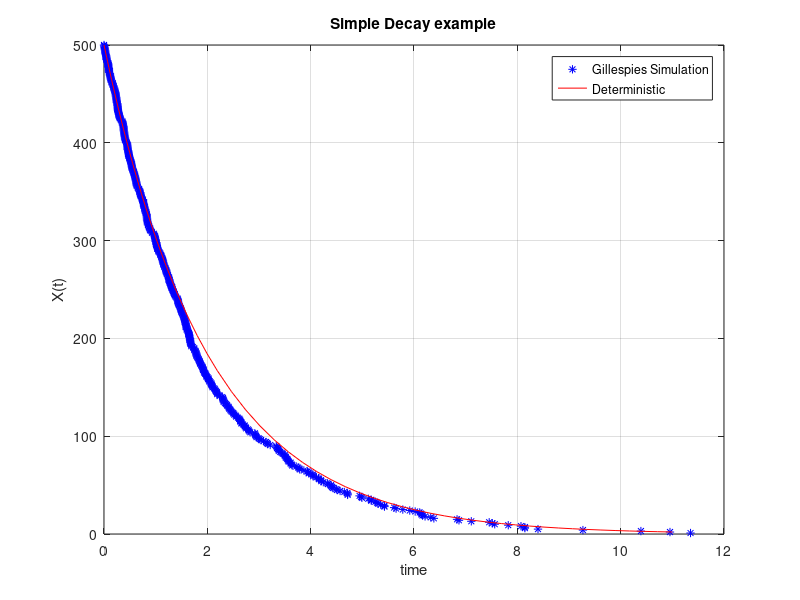

MATLAB code to generate this figure: (Note: this script raises an error after producing the figure.)
function simple_decay();
%Simple Decay Program 
%Based on Gillespie D. Exact Stochastic SImulation of COupled Chemical...
%Reactions, 

clear all
close all
clc

%initial conditions 

global c
c=0.5;
x0=500;

t0=0;
t=t0;
x=x0;

X=x0;
Xplot=ones(1,x0)*x0;
tplo=zeros(1,x0);
tplo(1,1)=t0;
X(1,1)=x;
mu=1;

    for i=1:x0-1

    a=X*c;
    a0=sum(a);
    r=rand(2,1);
    
    tao=1/a0*log(1/r(1));
    mu = sum(r(2)*a0 <= cumsum(a));
    
    X(mu)=X(mu)-1;
    Xplot(mu,i)=X(mu);
    
    t=t+tao;    
    tplo(i)=t;
    end
 
%plots and ode solver    
[te,ex]=ode45(@simple_dec,[0 11],x0);
figure(1)    
plot(tplo,Xplot,'*b',te,ex,'r');
%plot(tplo,Xplot,'*r');
grid on
xlabel('time');
ylabel('X(t)');
title('Simple Decay example');
legend('Gillespies Simulation','Deterministic')

saveas(figure(1),strcat(pwd,'/results/','figure1.png'));
saveas(figure(nr),save);



function result=simple_dec(t,x);
%state definition
%global c
x=x(1);
dxdt=-c*x;
%disp('running...');
result=[dxdt];
end

end
